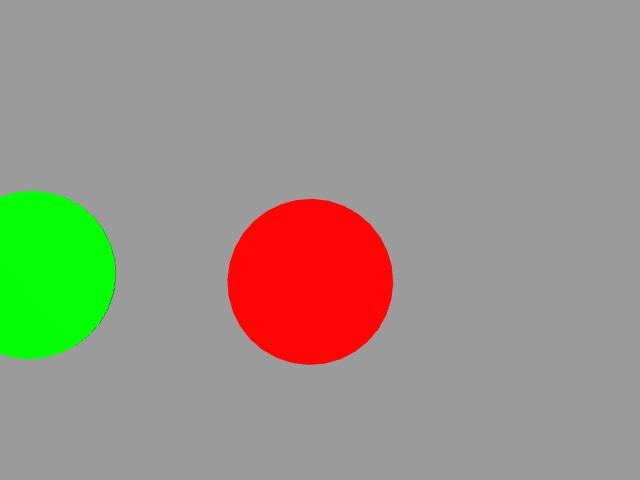
#> input picture 3关/airhust_tutorial26_vision_lab/src/lab_vision_sim_task4/evidence/1/view_-1.jpg, 640 x 480 px, given in place of color_targets.png, which was not available
$ python 01_color_detect.py
#> lines starting #> are read from the running program, lines starting #| are printed output that depends on the picture; after the words box and inside, x2 and y2 are one past the last pixel; in counts of white or black regions, pixels touching at a corner belong together
#!/usr/bin/env python3
# -*- coding: utf-8 -*-
"""任务一：颜色识别。

白底上有红、绿、蓝三个圆，还有一个灰色方块和一个红色小点。
识别的时候不要识别灰色，红色小点要被过滤掉，所以最终结果是三个。

环境准备：

    pip install opencv-contrib-python numpy

启动方式：

    cd airhust_tutorial26_vision_lab/src/lab_vision_sim_task3
    python scripts/01_color_detect.py

思路：OpenCV 读图是 BGR，直接对 BGR 三个通道卡范围得到掩膜，
再找轮廓、算外接圆，最后按面积筛一遍。
"""

import os

import cv2
import numpy as np


"""这个部分在找目录"""
HERE = os.path.dirname(os.path.abspath(__file__))
ROOT = os.path.dirname(HERE)
ASSETS = os.path.join(ROOT, "assets")
OUTPUT = os.path.join(ROOT, "output")
IMAGE_PATH = os.path.join(ASSETS, "color_targets.png")
SAVE_PATH = os.path.join(OUTPUT, "color_result.png")
MIN_AREA = 500

os.makedirs(OUTPUT, exist_ok=True)

# BGR 顺序：蓝、绿、红。每个颜色给一个下界和一个上界。
COLOR_RANGES = {
    "red": ((0, 0, 150), (90, 90, 255)),
    "green": ((0, 150, 0), (90, 255, 90)),
    "blue": ((150, 0, 0), (255, 90, 90)),
}


def color_mask(image, lower, upper):
    """把某一种颜色抠出来，返回 0/255 的单通道掩膜。

    image 是 BGR 图，lower / upper 是这种颜色的 BGR 下界和上界。
    cv2.inRange 会把落在范围内的像素置 255，其余置 0。
    开运算去掉毛刺，闭运算补上圆里的小洞。
    """
    mask = cv2.inRange(image, np.array(lower), np.array(upper))

    kernel = np.ones((3, 3), np.uint8)
    mask = cv2.morphologyEx(mask, cv2.MORPH_OPEN, kernel)
    mask = cv2.morphologyEx(mask, cv2.MORPH_CLOSE, kernel)
    return mask


def find_blobs(mask, min_area=MIN_AREA):
    """在一张掩膜里找色块，返回 [(cx, cy, radius, area), ...]。

    用外接圆而不是外接矩形，圆和方块都能描述得差不多。
    面积小于 min_area 的当噪点丢掉。
    """
    contours, _ = cv2.findContours(mask, cv2.RETR_EXTERNAL, cv2.CHAIN_APPROX_SIMPLE)
    blobs = []
    for contour in contours:
        area = cv2.contourArea(contour)
        if area >= min_area:
            (x, y), radius = cv2.minEnclosingCircle(contour)
            blobs.append((round(x), round(y), round(radius), area))
    return blobs


def annotate(image, results):
    """把结果画到图上，返回新图，不改原图"""
    canvas = image.copy()
    for item in results:
        cx, cy = item["center"]
        cv2.circle(canvas, (cx, cy), item["radius"], (0, 0, 0), 2)
        cv2.circle(canvas, (cx, cy), 4, (0, 0, 0), -1)
        label = "%s (%d,%d)" % (item["color"], cx, cy)
        cv2.putText(canvas, label, (cx - 55, cy - item["radius"] - 10),
                    cv2.FONT_HERSHEY_SIMPLEX, 0.55, (0, 0, 0), 1, cv2.LINE_AA)
    return canvas

# 主程序：读图，逐个颜色抠掩膜、找色块，最后画图保存
image = cv2.imread(IMAGE_PATH)
#> image is the input picture: shape (480, 640, 3); mean B, G, R 136.6, 149.8, 154
results = []

for name, (lower, upper) in COLOR_RANGES.items():
    mask = color_mask(image, lower, upper)
    for x, y, radius, area in find_blobs(mask):
        results.append({"color": name, "center": (x, y), "radius": radius, "area": area})
        print("%s (%d, %d) radius=%d area=%.0f" % (name, x, y, radius, area))
#> this loop made 3 passes
#> pass 1, in color_mask, `mask = cv2.inRange(image, np.array(lower), np.array(upper))`:
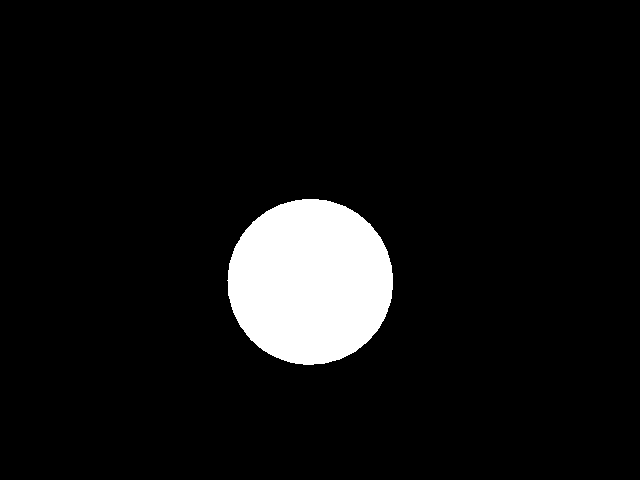
#> mask: shape (480, 640); 7% white; 1 white region, box (x1, y1, x2, y2) and area: (227, 199, 393, 365) 21565
#> pass 2, in color_mask (call 2), `mask = cv2.inRange(image, np.array(lower), np.array(upper))`:
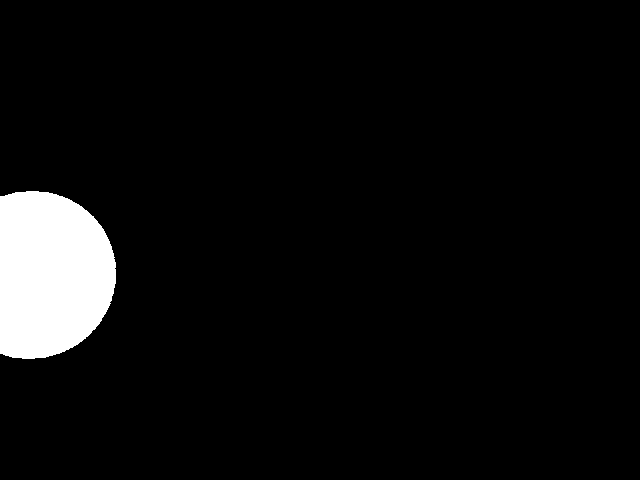
#> mask: shape (480, 640); 5.3% white; 1 white region, box (x1, y1, x2, y2) and area: (0, 191, 116, 359) 16303
#> after the loop, results = 2 items


print("共检测到 %d 个色块" % len(results))
#| 共检测到 2 个色块

canvas = annotate(image, results)
#> the loop in annotate, `for item in results:` made 2 passes
#> (cx, cy) on passes 1 to 2: (310, 281), (32, 275)
#> after the loop in annotate, `for item in results:`:
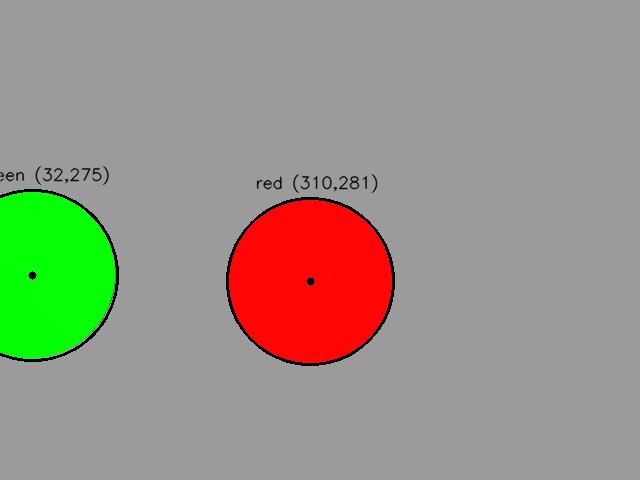
#> canvas: shape (480, 640, 3); 1.33% of pixels changed, all inside (x1, y1, x2, y2) = (0, 166, 395, 366)
cv2.imwrite(SAVE_PATH, canvas)
print("标注图已保存到", SAVE_PATH)

$ run again, on 3关/airhust_tutorial26_vision_lab/src/lab_vision_sim_task4/evidence/1/view_0.jpg
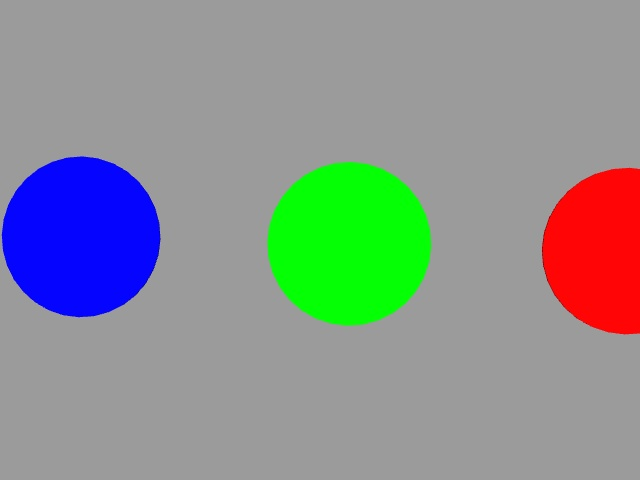
#> input picture 3关/airhust_tutorial26_vision_lab/src/lab_vision_sim_task4/evidence/1/view_0.jpg, 640 x 480 px, given in place of color_targets.png, which was not available
#> image is the input picture: shape (480, 640, 3); mean B, G, R 144.8, 145.6, 139.3
#> the loop `for name, (lower, upper) in COLOR_RANGES.items():` made 3 passes
#> pass 1, in color_mask, `mask = cv2.inRange(image, np.array(lower), np.array(upper))`:
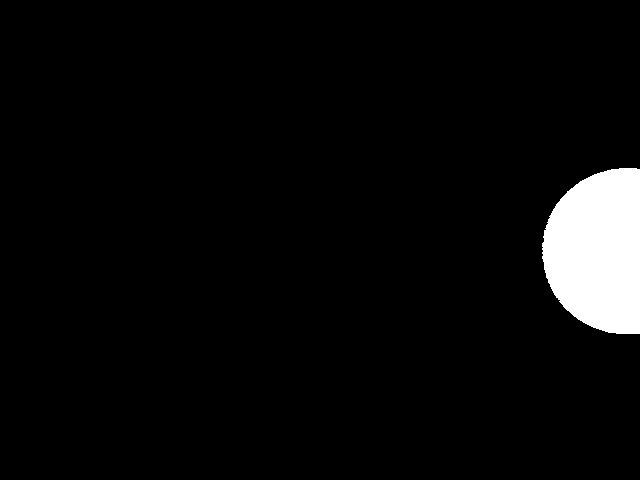
#> mask: shape (480, 640); 4.3% white; 1 white region, box (x1, y1, x2, y2) and area: (542, 168, 640, 334) 13229
#> after the loop `for name, (lower, upper) in COLOR_RANGES.items():`: results = 3 items
#| 共检测到 3 个色块
#> the loop in annotate, `for item in results:` made 3 passes
#> (cx, cy) on passes 1 to 3: (625, 251), (349, 243), (80, 236)
#> after the loop in annotate, `for item in results:`:
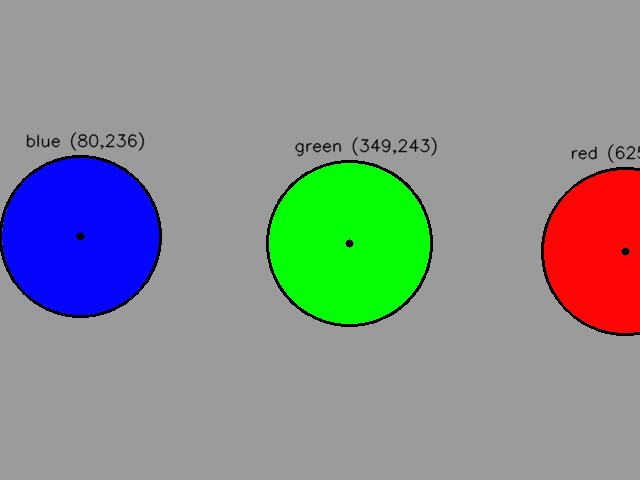
#> canvas: shape (480, 640, 3); 2.06% of pixels changed, all inside (x1, y1, x2, y2) = (0, 132, 640, 336)
